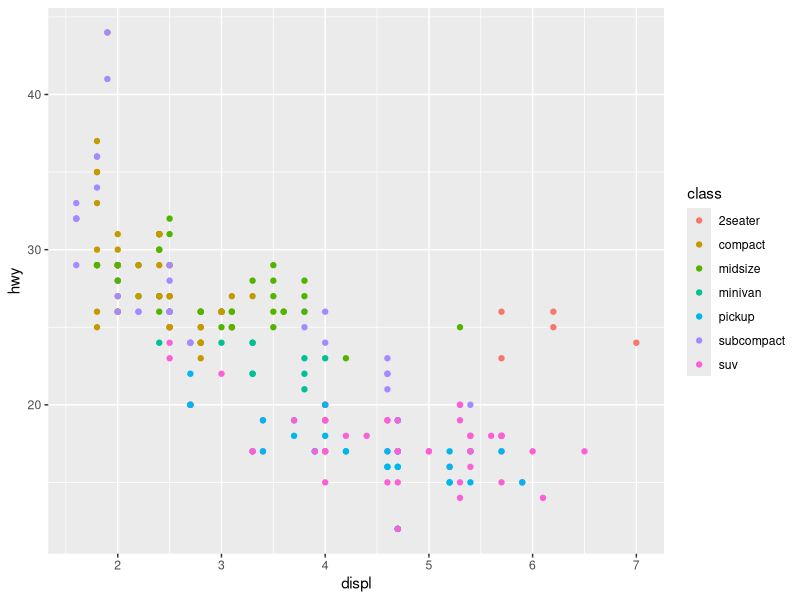
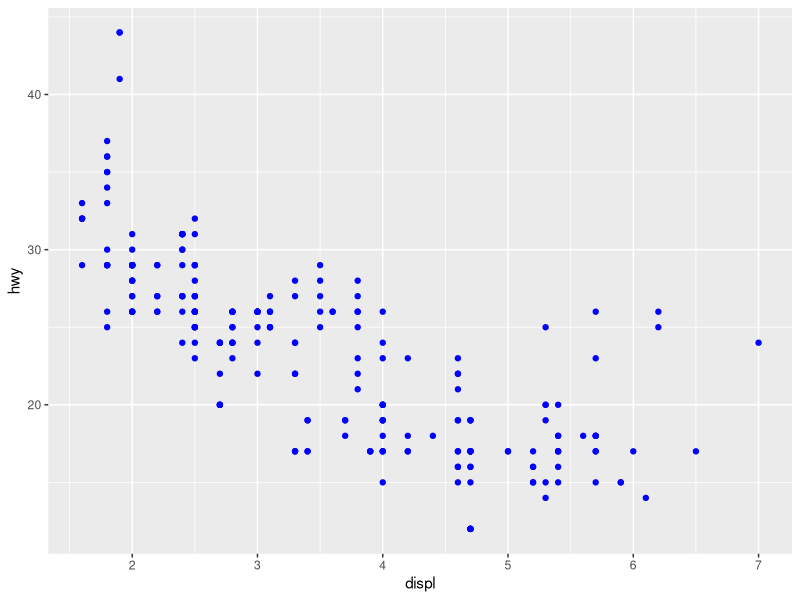
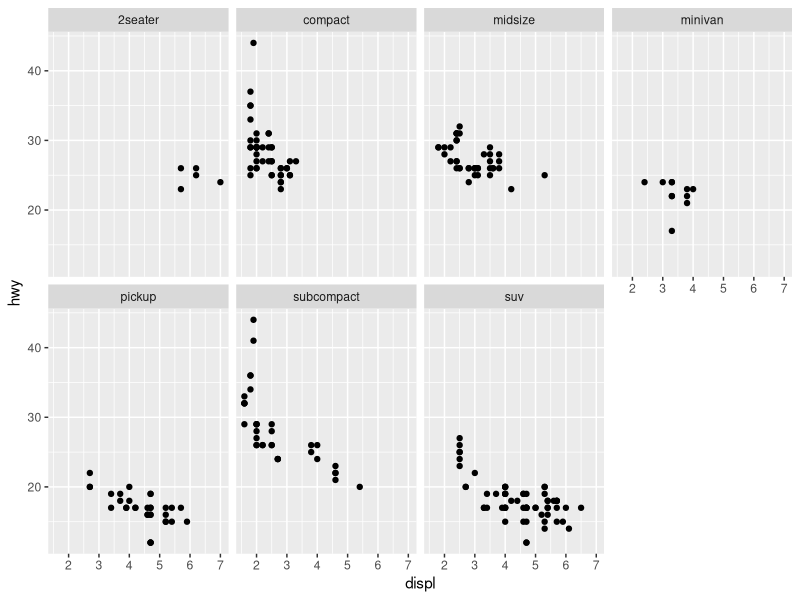
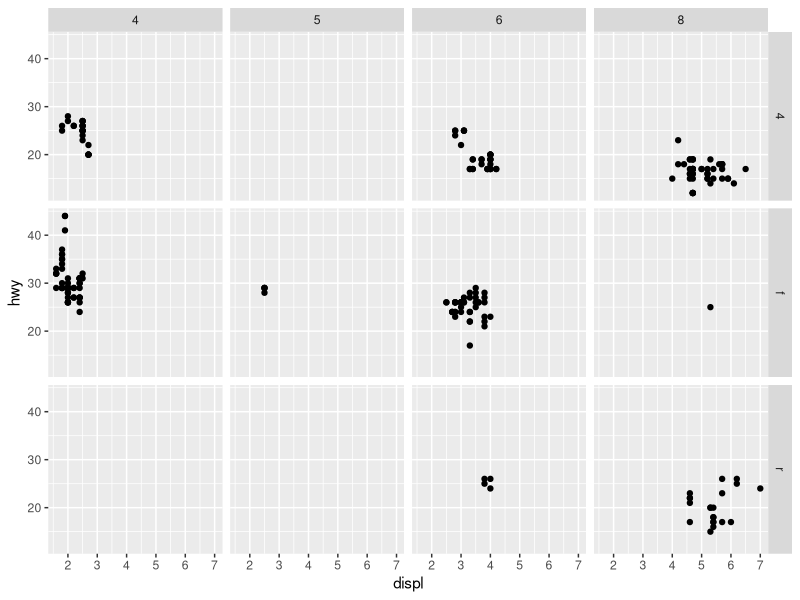
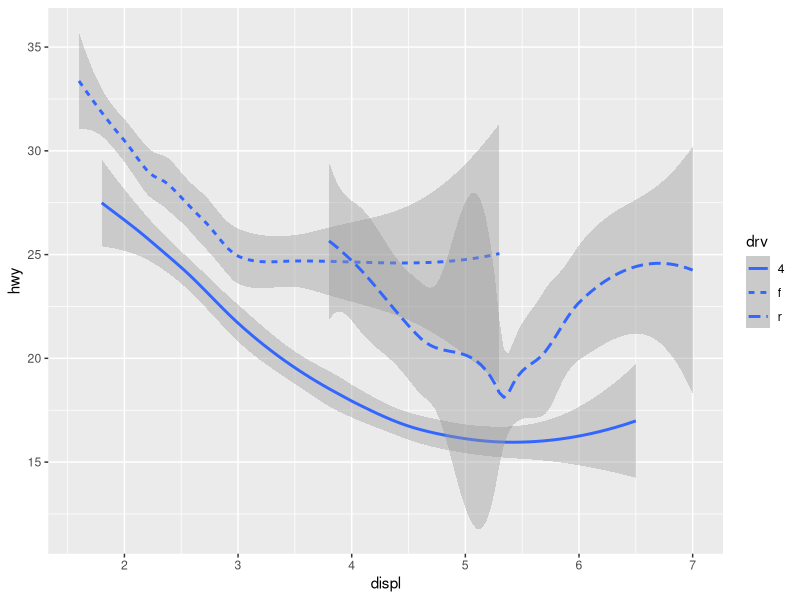
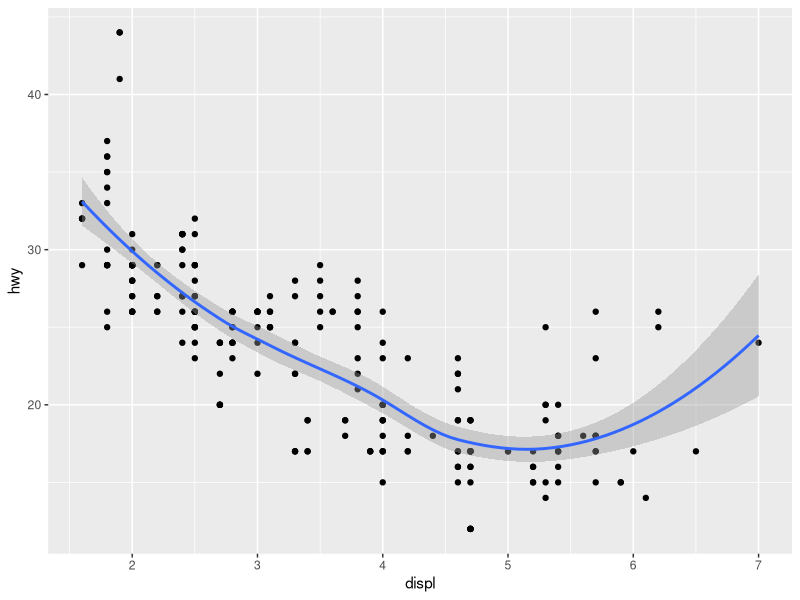
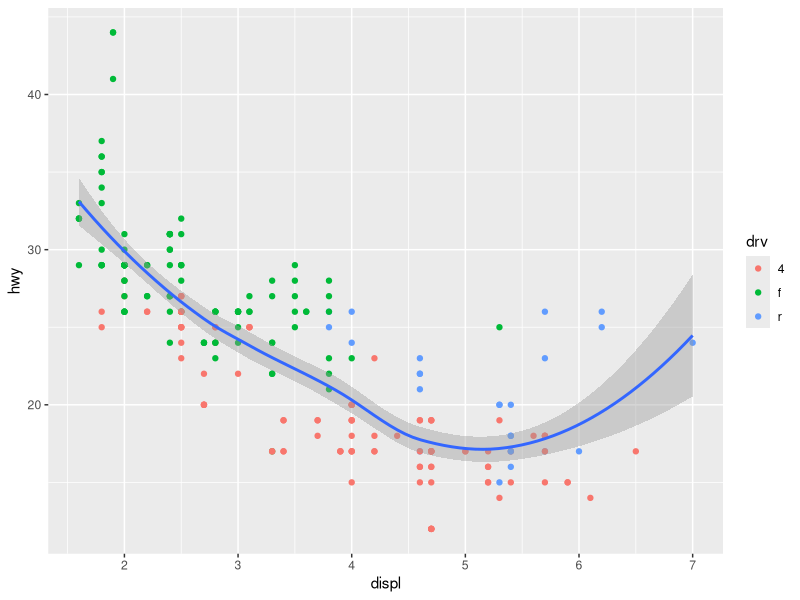
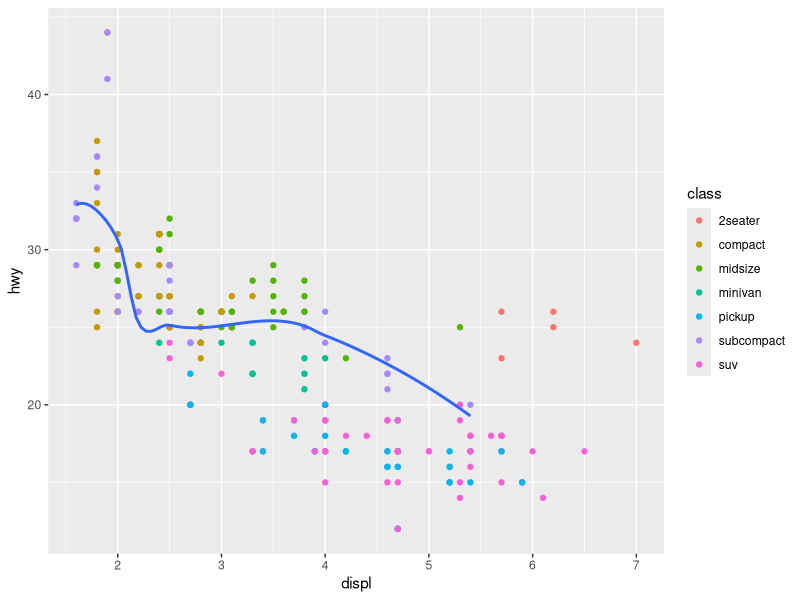

Source code (R) for these figures, in order: (Note: this script raises an error after producing the figures.)
library(tidyverse)

mpg
?mpg

ggplot(data = mpg) + 
  geom_point(mapping = aes(x = displ, y = hwy, color = class))


#ggplot(data = <DATA>) + 
#  <GEOM FUNCTION>(mapping = aes(x = <VARIABLE>, 
#                                y = <VARIABLE>, 
#                                color = <VARIABLE>
#                                shape = <VARIABLE>
#                                size = <VARIABLE>
#                                alpha = <VARIABLE>
#                                stroke = <VARIABLE>))
# Note: you can set an aesthetic manually eg color to blue
#       by replacing the <VARIABLE> with "blue" and taking
#       the aesthetic out of the aes ()
# EXAMPLE:

ggplot(data = mpg) + 
  geom_point(mapping = aes(x = displ, y = hwy), color = "blue")



# Splitting up a graph into seperate graphs based on a 
# categorical variable (can use continuos)
ggplot(data = mpg) + 
  geom_point(mapping = aes(x = displ, y = hwy)) + 
  facet_wrap(~ class, nrow = 2)

# Splitting up a graph into seperate graphs based on two 
# variables 
ggplot(data = mpg) + 
  geom_point(mapping = aes(x = displ, y = hwy)) + 
  facet_grid(drv ~ cyl)

# Note : facet_grid(. ~ cyl) facets without using rows


# You can create different types of graphs using different "geoms"
# For example you can use geom_smooth as follows

ggplot(data = mpg) + 
  geom_smooth(mapping = aes(x = displ, y = hwy, linetype = drv))


# You can overlay multiple graphs by adding multiple geom functions to the ggplot

ggplot(data = mpg) + 
  geom_point(mapping = aes(x = displ, y = hwy)) +
  geom_smooth(mapping = aes(x = displ, y = hwy))

# If you dont want to update each individual mapping you can create a local 
# mapping as follows and then add specific aes as required 

ggplot(data = mpg, mapping = aes(x = displ, y = hwy)) + 
  geom_point(mapping = aes(color=drv)) + 
  geom_smooth()

# You can also change the local data set for each individual geom
# which will overwrite the global data

ggplot(data = mpg, mapping = aes(x = displ, y = hwy)) + 
  geom_point(mapping = aes(color = class)) + 
  geom_smooth(data = filter(mpg, class == "subcompact"), se = FALSE)


## Statistical Data and Bar Graphs 

ggplot(data = diamonds) + 
  geom_bar(mapping = aes(x = cut))

## geom_bar automatically calculates a new variable "count" which will correlate
## to the x value. However if you want to map x to your own frequencies already
## present in your data set then you can do this:

demo <- tribble(
  ~cut,         ~freq,
  "Fair",       1610,
  "Good",       4906,
  "Very Good",  12082,
  "Premium",    13791,
  "Ideal",      21551
)

ggplot(data = demo) +
  geom_bar(mapping = aes(x = cut, y = freq), stat = "identity")

## If instead of the count of the variables you want the proportion you can use:

ggplot(data = diamonds) + 
  geom_bar(mapping = aes(x = cut, y = ..prop.., group = 1))

## Another method for graphing

ggplot(data = diamonds) + 
  stat_summary(
    mapping = aes(x = cut, y = depth),
    fun.ymin = min,
    fun.ymax = max,
    fun.y = median
  )


## NICEST BAR GRAPH maps the fill aesthetic to the clarity variable 
ggplot(data = diamonds) + 
  geom_bar(mapping = aes(x = cut, fill = clarity))

## Proportion graph with colours 
ggplot(data = diamonds) + 
  geom_bar(mapping = aes(x = cut, fill = clarity), position = "fill")

## Graph with the different stacked layers of clarity side by side
ggplot(data = diamonds) + 
  geom_bar(mapping = aes(x = cut, fill = clarity), position = "dodge")


## Lets say you have a scatter plot with many values, some of the values
## that are close together will overlap and end up showing as one point
## because they will be rounded, to avoid this 

ggplot(data = mpg, mapping = aes(x = displ, y = hwy)) + 
  geom_point() +
  geom_jitter

## coord_flip() flips the x and y axis 

ggplot(data = mpg, mapping = aes(x = class, y = hwy)) + 
  geom_boxplot() +
  coord_flip()

##  If you are mapping maps use coord_quickmap() to set aspect ratios

nz <- map_data("nz")

ggplot(nz, aes(long, lat, group = group)) +
  geom_polygon(fill = "white", colour = "black")

ggplot(nz, aes(long, lat, group = group)) +
  geom_polygon(fill = "white", colour = "black") +
  coord_quickmap

## Interesting graphs

bar <- ggplot(data = diamonds) + 
  geom_bar(
    mapping = aes(x = cut, fill = cut), 
    show.legend = FALSE,
    width = 1
  ) + 
  theme(aspect.ratio = 1) +
  labs(x = NULL, y = NULL)

bar + coord_flip()
bar + coord_polar()


## Final Template for all graphs 
##ggplot(data = <DATA>) + 
##  <GEOM_FUNCTION>(
##    mapping = aes(<MAPPINGS>),
##    stat = <STAT>, 
##    position = <POSITION>
##  ) +
##  <COORDINATE_FUNCTION> +
##  <FACET_FUNCTION>
